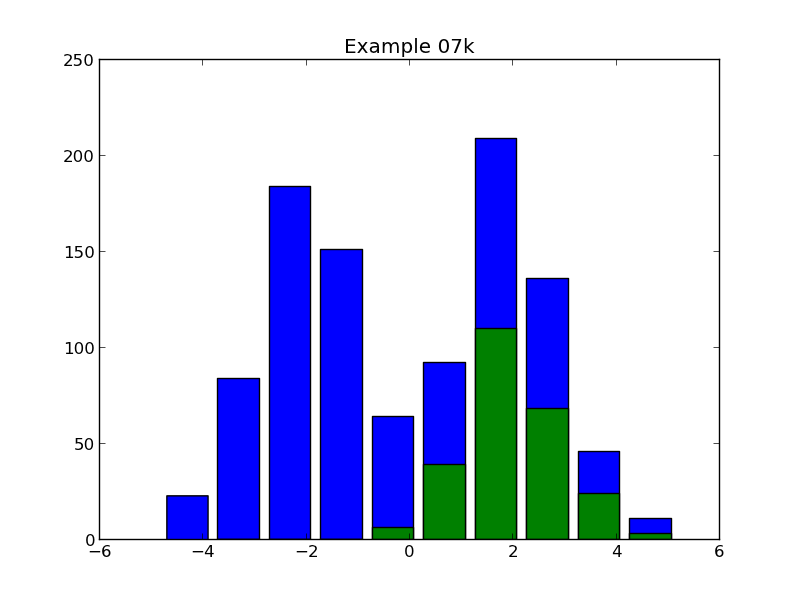

Python code for this plot:
import matplotlib.pyplot as pyplot
import plotdata

data = plotdata.data07

pyplot.hist([data[:750], data[750:]], histtype='barstacked')

pyplot.title('Example 07k')
pyplot.savefig('example07k.png')
